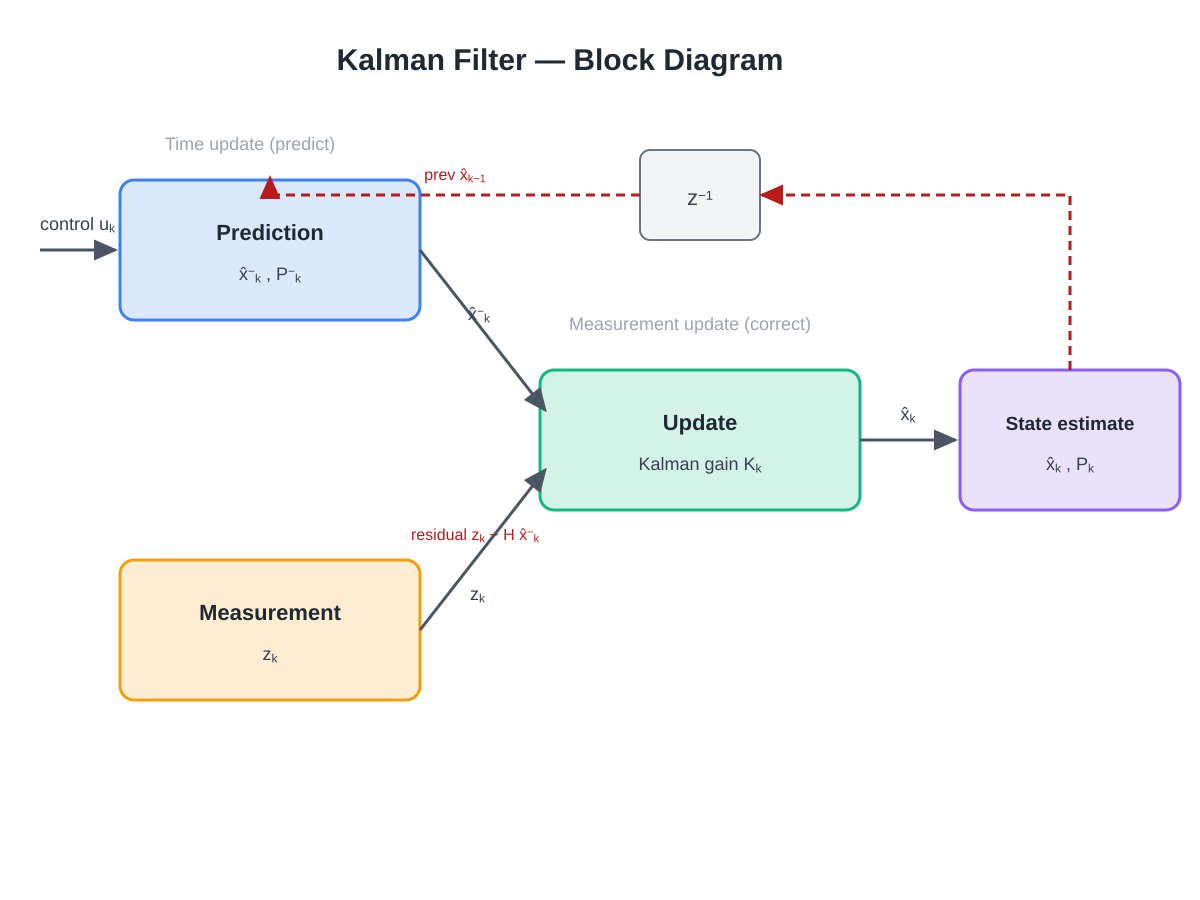

Generate this figure with Python:
import sys

import matplotlib.pyplot as plt
from matplotlib.patches import FancyBboxPatch, FancyArrowPatch

output_path = sys.argv[1]

fig, ax = plt.subplots(figsize=(12, 9), dpi=100)
ax.set_xlim(0, 12)
ax.set_ylim(0, 9)
ax.set_aspect("equal")
ax.axis("off")
fig.patch.set_facecolor("#ffffff")

COL = {"pred": "#3b82f6", "upd": "#10b981", "meas": "#f59e0b", "state": "#8b5cf6"}


def box(cx, cy, w, h, color, title, sub):
    ax.add_patch(FancyBboxPatch((cx - w / 2, cy - h / 2), w, h,
                 boxstyle="round,pad=0.02,rounding_size=0.12",
                 linewidth=2, edgecolor=color, facecolor=color + "2e"))
    ax.text(cx, cy + 0.28, title, ha="center", va="center", fontsize=13,
            fontweight="bold", color="#1f2933")
    ax.text(cx, cy - 0.34, sub, ha="center", va="center", fontsize=11, color="#374151")
    return (cx, cy, w, h)


pred = box(2.6, 6.0, 3.0, 1.4, COL["pred"], "Prediction", r"$\hat{x}_k^-,\ P_k^-$")
meas = box(2.6, 2.2, 3.0, 1.4, COL["meas"], "Measurement", r"$z_k$")
upd = box(6.9, 4.1, 3.1, 1.4, COL["upd"], "Update", r"Kalman gain $K_k$")
state = box(10.3, 4.1, 2.9, 1.4, COL["state"], "State estimate", r"$\hat{x}_k,\ P_k$")


def arrow(p0, p1, color="#4b5563", dashed=False, lw=2):
    ax.add_patch(FancyArrowPatch(p0, p1, arrowstyle="-|>", mutation_scale=18,
                 color=color, lw=lw, ls="--" if dashed else "-",
                 shrinkA=0, shrinkB=0))


# signal flow
arrow((4.1, 6.0), (5.5, 4.7))
ax.text(4.7, 5.6, r"$\hat{x}_k^-$", fontsize=12, color="#374151")
arrow((4.1, 2.2), (5.5, 3.5))
ax.text(4.7, 2.5, r"$z_k$", fontsize=12, color="#374151")
arrow((8.45, 4.1), (8.85, 4.1))
ax.text(8.65, 4.5, r"$\hat{x}_k$", fontsize=12, color="#374151", ha="center")

# residual annotation
ax.text(4.55, 3.35, r"residual $z_k-H\hat{x}_k^-$", fontsize=10, color="#b91c1c", ha="center")

# control input
arrow((0.5, 6.0), (1.1, 6.0))
ax.text(0.5, 6.45, r"control $u_k$", fontsize=11, color="#374151")

# delay block + feedback
ax.add_patch(FancyBboxPatch((6.3, 6.7), 1.2, 0.9,
             boxstyle="round,pad=0.02,rounding_size=0.1",
             linewidth=1.5, edgecolor="#6b7280", facecolor="#f3f4f6"))
ax.text(6.9, 7.15, r"$z^{-1}$", ha="center", va="center", fontsize=13, color="#374151")
arrow((10.3, 4.8), (10.3, 7.15), color="#b91c1c", dashed=True)
arrow((10.3, 7.15), (7.5, 7.15), color="#b91c1c", dashed=True)
arrow((6.3, 7.15), (2.6, 7.15), color="#b91c1c", dashed=True)
arrow((2.6, 7.15), (2.6, 6.7), color="#b91c1c", dashed=True)
ax.text(4.4, 7.4, r"prev $\hat{x}_{k-1}$", fontsize=10, color="#b91c1c", ha="center")

# phase notes
ax.text(2.6, 7.9, "Time update (predict)", ha="center", fontsize=10, color="#9ca3af")
ax.text(6.9, 5.4, "Measurement update (correct)", ha="center", fontsize=10, color="#9ca3af")

ax.text(6, 8.6, "Kalman Filter — Block Diagram", ha="center", fontsize=17,
        fontweight="bold", color="#1f2933")

plt.subplots_adjust(left=0, right=1, top=1, bottom=0)
fig.savefig(output_path, facecolor=fig.get_facecolor())
